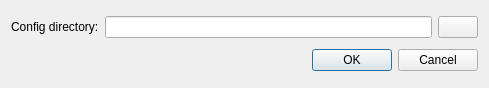
<?xml version="1.0" encoding="UTF-8"?>
<ui version="4.0">
 <class>SettingsDialog</class>
 <widget class="QDialog" name="SettingsDialog">
  <property name="geometry">
   <rect>
    <x>0</x>
    <y>0</y>
    <width>489</width>
    <height>88</height>
   </rect>
  </property>
  <property name="windowTitle">
   <string>Dialog</string>
  </property>
  <layout class="QVBoxLayout" name="verticalLayout">
   <item>
    <layout class="QHBoxLayout" name="horizontalLayout">
     <item>
      <widget class="QLabel" name="label">
       <property name="text">
        <string>Config directory:</string>
       </property>
       <property name="buddy">
        <cstring>lineEdit</cstring>
       </property>
      </widget>
     </item>
     <item>
      <widget class="QLineEdit" name="lineEdit">
       <property name="text">
        <string/>
       </property>
      </widget>
     </item>
     <item>
      <widget class="QPushButton" name="pushButtonChooseDirectory">
       <property name="text">
        <string/>
       </property>
       <property name="icon">
        <iconset resource="resources.qrc">
         <normaloff>:/icons/open.png</normaloff>:/icons/open.png</iconset>
       </property>
      </widget>
     </item>
    </layout>
   </item>
   <item>
    <widget class="QDialogButtonBox" name="buttonBox">
     <property name="orientation">
      <enum>Qt::Horizontal</enum>
     </property>
     <property name="standardButtons">
      <set>QDialogButtonBox::Cancel|QDialogButtonBox::Ok</set>
     </property>
    </widget>
   </item>
  </layout>
 </widget>
 <resources>
  <include location="resources.qrc"/>
 </resources>
 <connections>
  <connection>
   <sender>buttonBox</sender>
   <signal>accepted()</signal>
   <receiver>SettingsDialog</receiver>
   <slot>accept()</slot>
   <hints>
    <hint type="sourcelabel">
     <x>57</x>
     <y>66</y>
    </hint>
    <hint type="destinationlabel">
     <x>157</x>
     <y>87</y>
    </hint>
   </hints>
  </connection>
  <connection>
   <sender>buttonBox</sender>
   <signal>rejected()</signal>
   <receiver>SettingsDialog</receiver>
   <slot>reject()</slot>
   <hints>
    <hint type="sourcelabel">
     <x>125</x>
     <y>72</y>
    </hint>
    <hint type="destinationlabel">
     <x>286</x>
     <y>87</y>
    </hint>
   </hints>
  </connection>
 </connections>
</ui>
